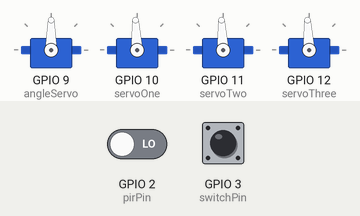
Bench run of a sketch on a simulated ESP32. Parts: 4 × servo. Inputs (shaded band) come from the test bench; at power-on: GPIO 3 (switchPin) HIGH, GPIO 2 (pirPin) LOW. WiFi joins after 1.5 s; servers stay silent unless stated; random numbers use the default seed unless the sketch sets one; no MQTT or app messages arrive unless stated; not simulated (calls return 0 or success): password_management.h; names the files do not define were given values by the test bench: SECRET_MQTTPORT = 1883; what the sketch prints to the serial monitor is not drawn.

Above: at 2.7 s.
2.8 s: GPIO 3 (switchPin) pulled LOW for 0.15 s
At 2.87 s:
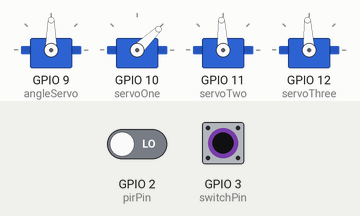
4.4 s: GPIO 3 (switchPin) pulled LOW for 3.2 s
At 8.4 s:
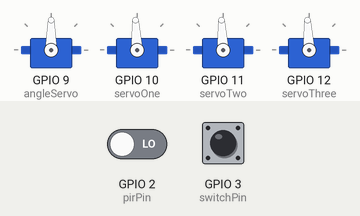
Timing chart, 0 to 9.9 s (numbered marks = the images above; inputs shaded):
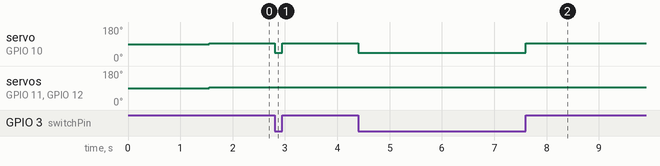

The sketch:

Wind.ino
```cpp
#include <WiFi.h>
#include <PubSubClient.h>
#include <Servo.h>

// Includes secret passwords and configurations
#include "password_management.h"

// Defines network and MQTT broker details, sourced from configuration files
const char* ssid     = SECRET_SSID;
const char* password = SECRET_PASS;
const char* mqtt_server = SECRET_MQTTSERVER;
const int mqtt_port = SECRET_MQTTPORT;
const char* mqtt_user = SECRET_MQTTUSER;
const char* mqtt_password = SECRET_MQTTPASS;

WiFiClient espClient;
PubSubClient client(espClient);
Servo angleServo;  // Servo for angle control
Servo servoOne;    // First servo
Servo servoTwo;    // Second servo
Servo servoThree;  // Third servo
int pirPin = 2; // Pin for PIR sensor
int switchPin = 3; // Pin for switch
bool pirState = false; // Current state of the PIR sensor
unsigned long lastMsgTime = 0;  // Tracks the time of the last message request
long interval = 60000;          // Interval for message requests (60 seconds)
int lastWindSpeed = 0;  // Stores the last wind speed value
int delayTime = 60;     // Delay time to control servo movement speed

void setup_wifi() {
    Serial.begin(115200);
    Serial.println("Connecting to WiFi...");
    WiFi.begin(ssid, password);

    while (WiFi.status() != WL_CONNECTED) {
        delay(500);
        Serial.print("."); // Prints a dot during the connection attempt
    }

    Serial.println("");
    Serial.println("WiFi connected");
    Serial.println("IP address: ");
    Serial.println(WiFi.localIP());
}

void callback(char* topic, byte* payload, unsigned int length) {
    char message[length + 1]; // Creates a string to store the message content
    for (int i = 0; i < length; i++) {
        message[i] = (char)payload[i]; // Converts payload to string
    }
    message[length] = '\0'; // Ensures the string is null-terminated

    Serial.print("Message arrived [");
    Serial.print(topic);
    Serial.print("]: ");
    Serial.println(message);

    // If the message is related to wind speed
    if (strcmp(topic, "student/EM/zczqgch/windspeed") == 0) {
        lastWindSpeed = atoi(message); // Converts the message to an integer
        int targetAngle = lastWindSpeed < 3 ? 0 : (lastWindSpeed >= 3 && lastWindSpeed <= 6 ? 80 : 160);
        smoothMoveServo(angleServo, targetAngle); // Smoothly moves the servo to the target angle
    }
}

// A function to smoothly move a servo to a specified angle
void smoothMoveServo(Servo servo, int targetAngle) {
    int currentAngle = servo.read(); // Reads the current angle
    int step = (currentAngle < targetAngle) ? 1 : -1; // Determines the direction of rotation
    while (currentAngle != targetAngle) {
        currentAngle += step;
        servo.write(currentAngle); // Gradually changes the angle
        delay(delayTime); // Delay to control the speed of the movement
    }
}

void reconnect() {
    // Attempts to reconnect if not connected to the MQTT server
    while (!client.connected()) {
        Serial.print("Attempting MQTT connection...");
        String clientId = "arduinoClient-";
        clientId += String(random(0xffff), HEX);
        if (client.connect(clientId.c_str(), mqtt_user, mqtt_password)) {
            Serial.println("connected");
            client.subscribe("student/EM/zczqgch/windspeed", 1); // Subscribes to the wind speed topic
        } else {
            Serial.print("failed, rc=");
            Serial.print(client.state());
            Serial.println(" try again in 5 seconds");
            delay(5000);
        }
    }
}

void setup() {
    setup_wifi();
    pinMode(pirPin, INPUT); // Sets the PIR sensor pin as input
    pinMode(switchPin, INPUT_PULLUP); // Sets the switch pin as input with pull-up
    client.setServer(mqtt_server, mqtt_port);
    client.setCallback(callback); // Sets the MQTT message reception callback function
    angleServo.attach(9);
    servoOne.attach(10);
    servoTwo.attach(11);
    servoThree.attach(12);
    reconnect(); // Connects to the MQTT server
}

unsigned long pirLastTriggered = 0; // Time when the PIR sensor was last triggered
const long pirHoldTime = 10000; // Duration for which the PIR sensor activation is considered

void loop() {
    if (digitalRead(switchPin) == LOW) { // If the switch is pressed
        if (!client.connected()) {
            reconnect(); // Ensures a continuous connection to the MQTT server
        }
        client.loop();

        bool currentPirState = digitalRead(pirPin);
        if (currentPirState) {
            pirLastTriggered = millis(); // Updates the time the PIR sensor was triggered
        }

        if (millis() - pirLastTriggered < pirHoldTime) {
            // Controls other servos based on wind speed
            servoOne.writeMicroseconds(lastWindSpeed < 3 ? 1000 : 1500);
            servoTwo.writeMicroseconds(lastWindSpeed >= 3 && lastWindSpeed <= 6 ? 1000 : 1500);
            servoThree.writeMicroseconds(lastWindSpeed > 6 ? 1000 : 1500);
        } else {
            // If the PIR sensor is not retriggered within the specified time, reset servos to neutral position
            servoOne.writeMicroseconds(1500);
            servoTwo.writeMicroseconds(1500);
            servoThree.writeMicroseconds(1500);
        }
    } else {
        // Set all servos to neutral position if the switch is not pressed
        servoOne.writeMicroseconds(1500);
        servoTwo.writeMicroseconds(1500);
        servoThree.writeMicroseconds(1500);
    }
}
```

Measured:
- after the input at 2.8 s, servo on GPIO 10 (servoOne): 93° → 44° at once, → 93° 0.15 s later
- after the input at 4.4 s, servo on GPIO 10 (servoOne): 93° → 44° at once, → 93° 3.2 s later
